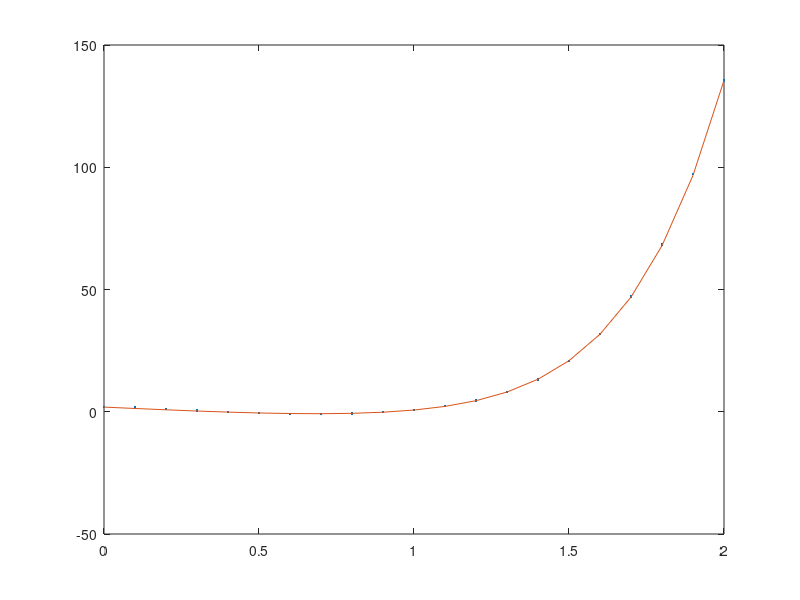

MATLAB code for this plot:
%% 数据输入
format long
x = 0:0.4:2;
y = x.^7 - 1.2.*x.^5 + 2.3.*x.^4 + 2.3.*x.^3 - 5.6.*x + 1.9;

n = length(x);
f = zeros(n, n + 1);%差商表


%% 插值
x0 = 0:0.1:2;

%% 插值计算
%差商表

f(1:n, 1) = x;
f(1:n, 2) = y;
for j = 3 : n + 1
    for i = j - 1 : n
    f(i, j) = (f(i, j-1) - f(i-1, j-1))/(f(i, 1) - f(i-j+2, 1));
    end
end
%f
for k = 1:21
%插值多项式
res(k) = y(1);
for i = 2:n
    t = 1;
    for j = 1:i-1
    t=t*(x0(k)-x(j));
    end
    res(k) = res(k) + f(i,i+1) *  t;
end
%res

end
plot(x0,res, '.');

fx=polyval(res,x)
hold on
x = 0:0.1:2;
y = x.^7 - 1.2.*x.^5 + 2.3.*x.^4 + 2.3.*x.^3 - 5.6.*x + 1.9;
plot(x,y);
